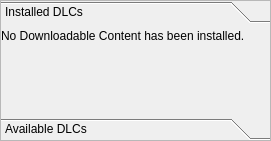
<?xml version="1.0" encoding="UTF-8"?>
<ui version="4.0">
 <class>GameDlcs</class>
 <widget class="QToolBox" name="GameDlcs">
  <property name="geometry">
   <rect>
    <x>0</x>
    <y>0</y>
    <width>271</width>
    <height>141</height>
   </rect>
  </property>
  <property name="windowTitle">
   <string notr="true">GameDlcs</string>
  </property>
  <property name="frameShape">
   <enum>QFrame::StyledPanel</enum>
  </property>
  <property name="frameShadow">
   <enum>QFrame::Sunken</enum>
  </property>
  <property name="lineWidth">
   <number>0</number>
  </property>
  <widget class="QWidget" name="installed_dlc_page">
   <property name="geometry">
    <rect>
     <x>0</x>
     <y>0</y>
     <width>287</width>
     <height>62</height>
    </rect>
   </property>
   <attribute name="label">
    <string>Installed DLCs</string>
   </attribute>
   <layout class="QVBoxLayout" name="installed_dlc_page_layout" stretch="0,1">
    <property name="leftMargin">
     <number>0</number>
    </property>
    <property name="topMargin">
     <number>0</number>
    </property>
    <property name="rightMargin">
     <number>0</number>
    </property>
    <property name="bottomMargin">
     <number>0</number>
    </property>
    <item alignment="Qt::AlignTop">
     <widget class="QLabel" name="installed_dlc_label">
      <property name="text">
       <string>No Downloadable Content has been installed.</string>
      </property>
     </widget>
    </item>
    <item alignment="Qt::AlignTop">
     <widget class="QWidget" name="installed_dlc_container" native="true">
      <layout class="QVBoxLayout" name="installed_dlc_container_layout">
       <property name="leftMargin">
        <number>0</number>
       </property>
       <property name="topMargin">
        <number>0</number>
       </property>
       <property name="rightMargin">
        <number>3</number>
       </property>
       <property name="bottomMargin">
        <number>0</number>
       </property>
      </layout>
     </widget>
    </item>
   </layout>
  </widget>
  <widget class="QWidget" name="available_dlc_page">
   <property name="geometry">
    <rect>
     <x>0</x>
     <y>0</y>
     <width>271</width>
     <height>83</height>
    </rect>
   </property>
   <attribute name="label">
    <string>Available DLCs</string>
   </attribute>
   <layout class="QVBoxLayout" name="available_dlc_page_layou" stretch="0,1">
    <property name="leftMargin">
     <number>0</number>
    </property>
    <property name="topMargin">
     <number>0</number>
    </property>
    <property name="rightMargin">
     <number>0</number>
    </property>
    <property name="bottomMargin">
     <number>0</number>
    </property>
    <item alignment="Qt::AlignTop">
     <widget class="QLabel" name="available_dlc_label">
      <property name="text">
       <string>No Downloadable Content is available</string>
      </property>
     </widget>
    </item>
    <item alignment="Qt::AlignTop">
     <widget class="QWidget" name="available_dlc_container" native="true">
      <layout class="QVBoxLayout" name="available_dlc_container_layout">
       <property name="leftMargin">
        <number>0</number>
       </property>
       <property name="topMargin">
        <number>0</number>
       </property>
       <property name="rightMargin">
        <number>3</number>
       </property>
       <property name="bottomMargin">
        <number>0</number>
       </property>
      </layout>
     </widget>
    </item>
   </layout>
  </widget>
 </widget>
 <resources/>
 <connections/>
</ui>
